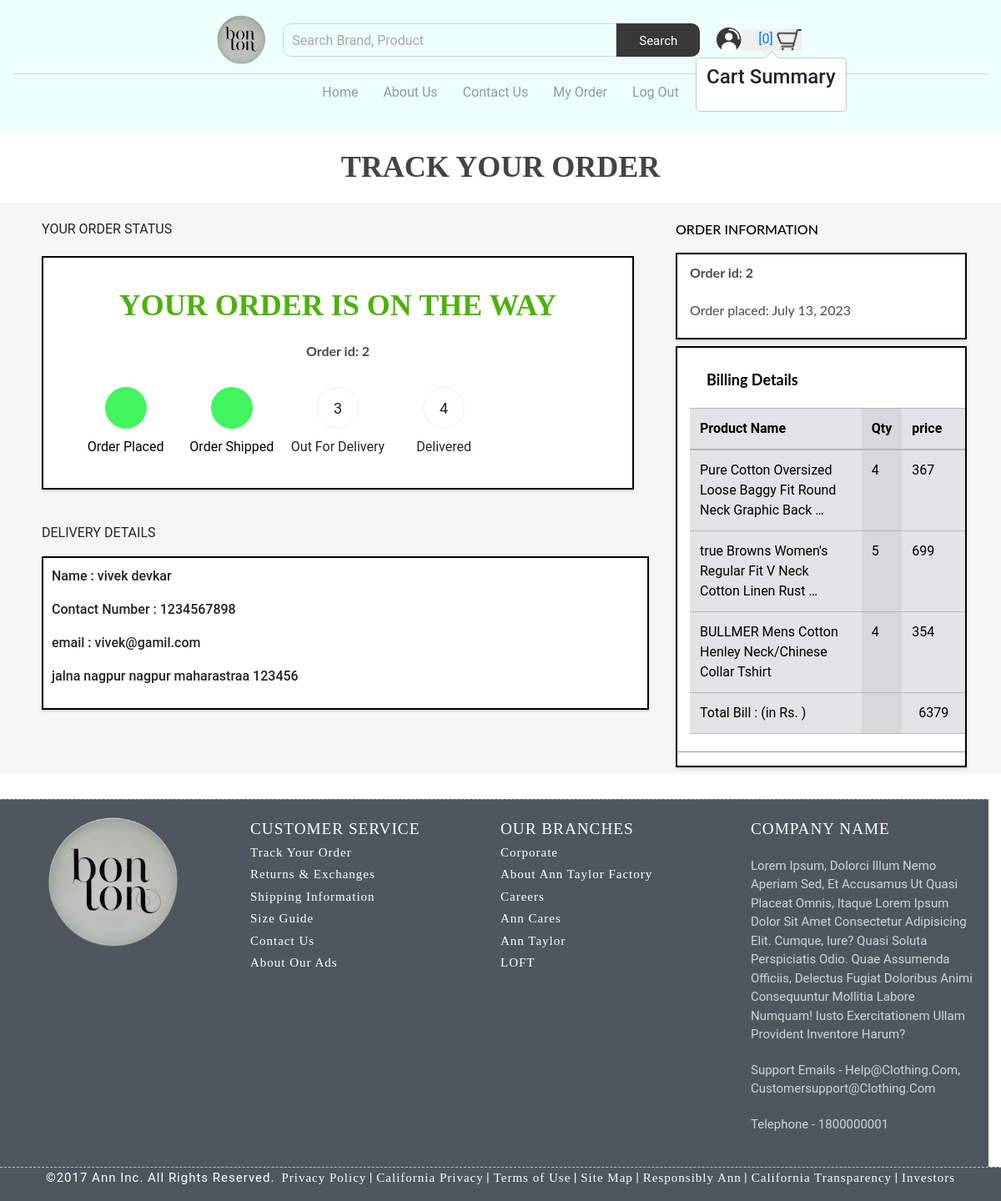
Page /tracker/2 (signed in) on the committed database.
### shop/models.py (models this page shows, shortened)
class Order(models.Model):
    order_id = models.AutoField(primary_key=True)
    user = models.ForeignKey(User, on_delete=models.CASCADE)
    item_json = models.CharField(max_length=5000)
    name = models.CharField(max_length=100)
    email = models.CharField(max_length=100)
    phone = models.CharField(max_length=100)
    address1 = models.CharField(max_length=100)
    address2 = models.CharField(max_length=100)
    city = models.CharField(max_length=100)
    state = models.CharField(max_length=100)
    zip_code = models.CharField(max_length=10)
    order_date = models.DateField(auto_now_add=True)
    order_status = models.CharField(
        max_length=20, choices=ORDER_STATUS, default=ORDER_STATUS[0][0])

### shop/views.py (the view)
# urls.py: path('tracker/<slug:order_id>', tracker, name='tracker'),
@login_required(login_url='login')
def tracker(request, order_id):
    order = Order.objects.get(order_id=order_id)
    parsed_orders = []
    item_json = json.loads(order.item_json)
    key_list = list(item_json.keys())
    total_bill = 0
    for i in key_list:
        quantity = item_json[i][0]
        name = item_json[i][1].strip()
        price = item_json[i][2]
        total_bill += int(price) * int(quantity)
        parsed_orders.append([quantity, name, price])
    return render(request, 'shop/tracker.html', {'order': order, 'product': parsed_orders, 'total_bill': total_bill})

### templates/shop/tracker.html (shortened to what this page needs)
{% extends 'base.html' %}
{% block content %}
<p class="order-successful-text mx-3 my-3"> TRACK YOUR ORDER </p>
<div class="main-div col-md-12 col-lg-12" style="display: flex; margin: auto;">
    <div class="track-order-div col-md-8 col-lg-8 col-sm-12 col-xs-12">
        <p class="arriving-in-header" style="margin-left: 20px;"> YOUR ORDER STATUS </p>
        <div class="order-status-div" style="height: 35vh; padding: 20px; border: 2px solid black;">
            <p class="order-status-text"> YOUR ORDER IS ON THE WAY </p>
            <p class="order-id"> Order id: {{order.order_id}} </p>
            {% if order.order_status == "Order Shipped" %}
            <ol id="progress-bar">
                <li class="step-done">Order Placed</li>
                <li class="step-done">Order Shipped</li>
                <li class="step-todo">Out For Delivery</li>
                <li class="step-todo">Delivered</li>
            </ol>
            {%endif%}
        </div>
        <p class="arriving-in-header" style="margin-left: 20px;"> DELIVERY DETAILS </p>
        <div class="customer-details" style="margin-left: 20px; width: 97%; padding: 10px; border: 2px solid black;">
            <p>Name : {{order.name}}</p>
            <p> Contact Number : {{order.phone}}</p>
            <p>email : {{order.email}}</p>
            <p> {{order.address1}} {{order.address2}} {{order.city}} {{order.state}} {{order.zip_code}}</p>
        </div>
    </div>
    <div class="col-md-4 col-lg-4 col-sm-12 col-xs-12">
        <p class="order-information-header"> ORDER INFORMATION </p>
        <div class="order-information-div" style="width: 97%; border: 2px solid black;">
            <p class="orderId"> Order id: {{order.order_id}} </p>
            <p class="ordered-time"> Order placed: {{order.order_date}} </p>
        </div>
        <div class="item-container-div my-2" style="width: 97%; border: 2px solid black;">
            <ul>
                <li>
                    <div class="item-list-div">
                        <div class="heading"
                            style="display: flex; margin: 20px; font-size: large; font-weight: bolder;">
                            <p> Billing Details</p>
                        </div>
                        <table class="table table-secondary table-striped-columns">
                            <thead>
                                <tr>
                                    <th scope="col">Product Name</th>
                                    <th scope="col">Qty</th>
                                    <th scope="col">price</th>
                                </tr>
                            </thead>
                            <tbody>
                                {% for item in product %}
                                <tr>
                                    <td><a href="" style="text-decoration: none; color: black;">{{ item.1 }}</a></td>
                                    <td>{{ item.0 }}</td>
                                    <td>{{ item.2 }}</td>
                                </tr>
                                {%endfor%}
                                <tr>
                                    <td>Total Bill : (in Rs. )</td>
                                    <td></td>
                                    <td><span class="quantity mx-2" style="float: right;">{{total_bill}}</span></td>
                                </tr>
                            </tbody>
                        </table>
                    </div>
                </li>
            </ul>
        </div>
    </div>
</div>
{% endblock %}

### templates/header.html (style rules this page uses)
* { margin: 0; padding: 0; box-sizing: border-box; font-family: 'roboto', sans-serif; }

### templates/shop/tracker.html (style rules this page uses)
.order-successful-text { font-family: Oswald; font-size: 2.25em; font-weight: bold; color: #444444; text-align: center; }
.arriving-in-header { padding-top: 20px; padding-left: 0px; }
.main-div { background-color: #f5f5f5; }
.order-status-div { background-color: #ffffff; box-shadow: 0 2px 2px 0 rgba(181, 181, 181, 0.5); margin: 20px; }
.order-status-text { text-align: center; margin-top: 10px; font-family: Oswald; font-size: 2.25em; font-weight: bold; text-align: center; color: #4cb209; }
.order-id { text-align: center; font-family: Lato; font-size: 1em; font-weight: bold; text-align: center; color: #4a4a4a; }
.customer-details { box-shadow: 0 2px 2px 0 rgba(181, 181, 181, 0.5); padding-left: 20px; font-family: Lato; font-size: 1em; font-weight: 500; background-color: #ffffff; border-top: solid 1px #979797; padding-top: 10px; }
.order-information-header { font-family: Lato; font-size: 1em; font-weight: 500; color: #000000; margin-top: 20px; }
.order-information-div { box-shadow: 0 2px 2px 0 rgba(181, 181, 181, 0.5); background-color: #ffffff; }
.orderId { font-family: Lato; font-size: 1em; font-weight: bold; color: #4a4a4a; padding-top: 10px; padding-left: 15px; }
.ordered-time { font-family: Lato; font-size: 1em; color: #4a4a4a; padding-top: 5px; padding-left: 15px; padding-bottom: 5px; }
.item-container-div { box-shadow: 0 2px 2px 0 rgba(181, 181, 181, 0.5); background-color: #ffffff; }
.item-container-div ul { list-style-type: none; padding: 0px; }
.item-container-div li { border-bottom: solid 1px #979797; }
.item-container-div p { font-family: Lato; font-size: 1em; color: #000000; padding: 0px; margin: 0px; }
.item-list-div { padding-top: 5px; padding-left: 15px; padding-bottom: 5px; }
#progress-bar { display: table; width: 100%; margin: 0; padding: 15px 15px 0; table-layout: fixed; width: 100%; counter-reset: step; }
#progress-bar li { list-style-type: none; display: table-cell; width: 20%; float: left; font-size: 16px; position: relative; text-align: center; }
#progress-bar li:before { width: 50px; height: 50px; color: #212121; content: counter(step); counter-increment: step; line-height: 50px; font-size: 18px; border: 1px solid #efefef; display: block; text-align: center; margin: 0 auto 10px auto; border-radius: 50%; background-color: #fff; }
#progress-bar li:after { width: 100%; height: 10px; content: ""; position: absolute; background-color: #fff; top: 25px; left: -50%; z-index: -1; }
#progress-bar li:first-child:after { content: none; }
#progress-bar li.step-done { color: #000000; }
#progress-bar li.step-done:before { border-color: #41f55f; background-color: #41f55f; color: #fff; content: ""; font-family: "FontAwesome"; }
#progress-bar li.step-done+li:after { background-color: #41f55f; }

### rows in the picture
Order: order_id "2", name "vivek devkar", phone "1234567898", email "vivek@gamil.com", address1 "jalna", address2 "nagpur", city "nagpur", state "maharastraa", zip_code "123456", order_date "July 13, 2023"

### other values in the picture
{{ item.1 }} "Pure Cotton Oversized Loose Baggy Fit Round Neck Graphic Back …" "true Browns Women's Regular Fit V Neck Cotton Linen Rust …" "BULLMER Mens Cotton Henley Neck/Chinese Collar Tshirt"
{{ item.0 }} "4" "5" "4"
{{ item.2 }} "367" "699" "354"
{{ total_bill }} "6379"
